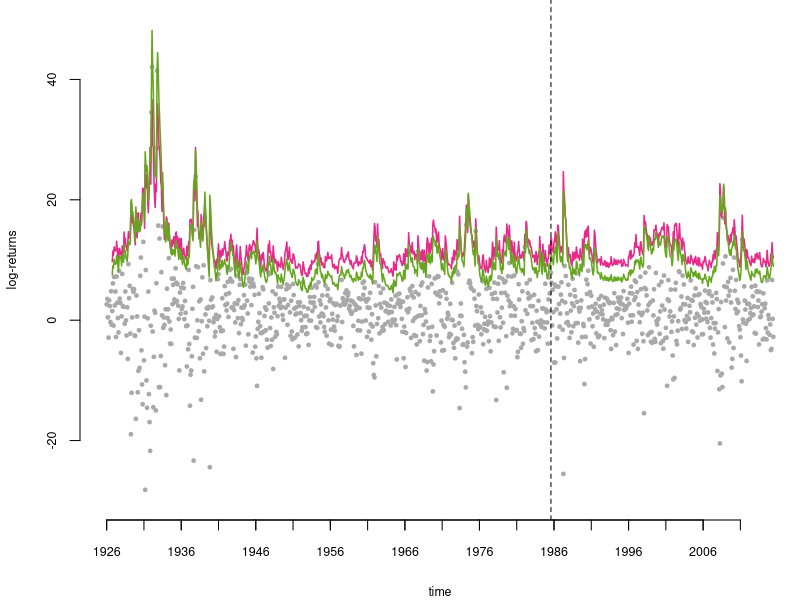

The R source for this figure:
###################################################################################
###################################################################################
#
# Makes plot from the run of the files 
# scripts-paper/example4-gposmc.py and scripts-paper/example4-gpoabc.py
# The plot is the Value-At-Risk of the corresponding portfolio is also computed.
#
#
# For more details, see https://github.com/compops/gpo-abc2015
#
# (c) 2016 Johan Dahlin
# liu (at) johandahlin.com
#
###################################################################################
###################################################################################


library("zoo")
library("RColorBrewer")
plotColors = brewer.pal(8, "Dark2")

# Change the working directory to be correct on your system
setwd("C:/home/src/gpo-abc2015/scripts-paper-plots")


###################################################################################
# Get the data and compute the probability transformed residuals
###################################################################################

# Load Value-at-Risk estimates
VaRABC <- read.table("../results/example4/example4-gpoabc-var.csv", header = TRUE, 
    sep = ",", stringsAsFactors = F)
VaRSMC <- read.table("../results/example4/example4-gposmc-var.csv", header = TRUE, 
    sep = ",", stringsAsFactors = F)

# Load log-returns
y <- read.table("../results/example4/example4-gpoabc-returns.csv", header = TRUE, sep = ",")


# Load estimates of model parameters
m <- read.table("../results/example4/example4-gpoabc-model.csv", header = TRUE, sep = ",")
m2 <- read.table("../results/example4/example4-gposmc-model.csv", header = TRUE, sep = ",")

T <- dim(y)[1]
nAssets <- dim(y)[2] - 1


###################################################################################
# Make the plot for the Value-at-Risk estimate
###################################################################################

grid <- as.Date(as.yearmon(as.character(y[, 1]), "%Y%m"))

cairo_pdf("example4-portfolio.pdf", height = 3, width = 8)

layout(matrix(1, 1, 1, byrow = TRUE))
par(mar = c(4, 4, 0, 0))

plot(grid, rowMeans(y[, -1]), pch = 19, col = "darkgrey", bty = "n", ylab = "log-returns", 
    xlab = "time", cex = 0.5, ylim = c(-30, 50), xaxt = "n", cex.lab = 0.75, 
    cex.axis = 0.75)

atVector1 <- seq(grid[1], grid[T], by = "5 years")
axis.Date(1, grid, atVector1, labels = NA, cex.lab = 0.75, cex.axis = 0.75)

atVector2 <- seq(grid[1], grid[T], by = "10 years")
axis.Date(1, grid, atVector2, format = "%Y", cex.lab = 0.75, cex.axis = 0.75)

lines(grid[seq(10, T)], -rowMeans(VaRABC[, -1])[10:T], col = plotColors[4], 
    lwd = 1.5)

lines(grid[seq(10, T)], -rowMeans(VaRSMC[, -1])[10:T], col = plotColors[5], 
    lwd = 1.5)

abline(v = grid[round(2 * T/3)], lty = "dashed")

dev.off()

# Get the number of violations
Test <- 805
sum(rowMeans(VaRSMC[, -1])[Test:T] > rowMeans(y[Test:T, -1]))
sum(rowMeans(VaRABC[, -1])[Test:T] > rowMeans(y[Test:T, -1]))


###################################################################################
###################################################################################
# End of file
###################################################################################
###################################################################################